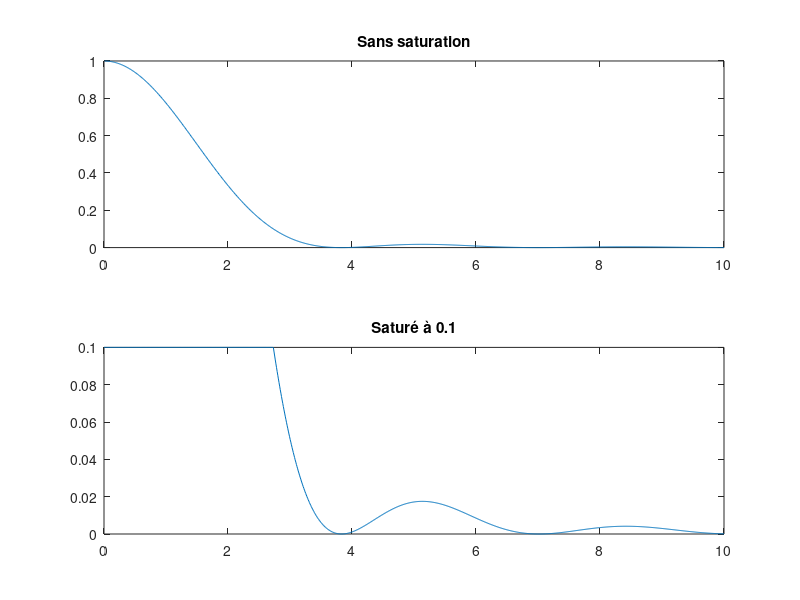
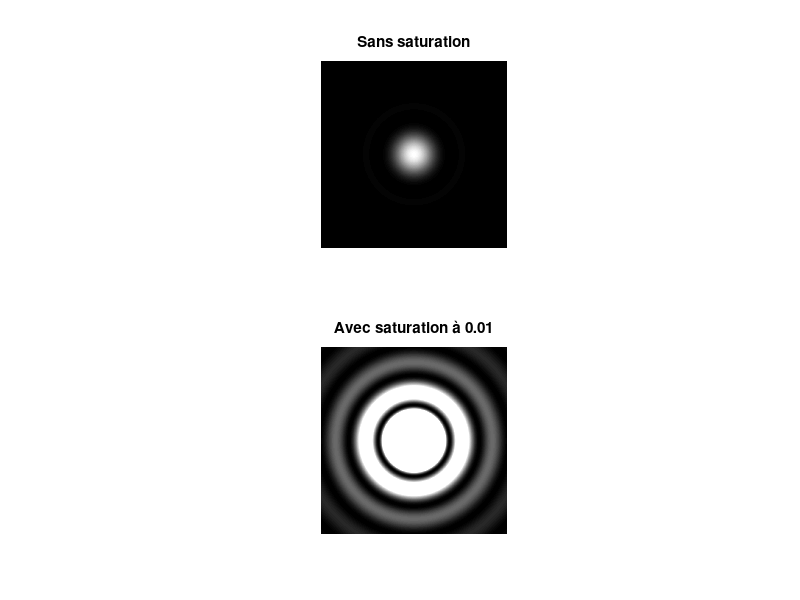
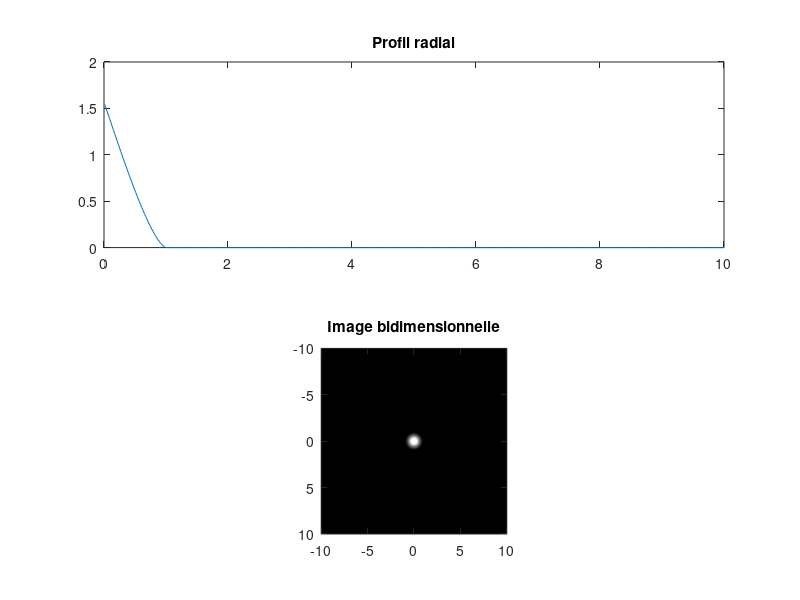

These figures' MATLAB source, in order: (Note: this script raises an error after producing the figures.)
%%
%Question 1
r=linspace(0,10,1000);
f=(2.*besselj(1,r)./r).^2;
figure('Name', 'Noyau de diffraction J1')
subplot(211)
plot(r, f);
title("Sans saturation");
subplot(212)
plot(r,min(f,0.1));
title("Saturé à 0.1");

%%
%Question 2
[X,Y]=meshgrid(linspace(-10,10,1000),linspace(-10,10,1000));
R=sqrt(X.^2+Y.^2);
M=(2.*besselj(1,R)./R).^2;
figure('Name', 'Tache d''Airy')
subplot(211)
imshow(M);
title('Sans saturation')
subplot(212), imshow(min(100 * M, ones(size(M))))
title('Avec saturation à 0.01')

%%
%Question 3
[X,Y]=meshgrid(linspace(-10,10,1000),linspace(-10,10,1000));
R=sqrt(X.^2+Y.^2);
M2=(acos(R)-R.*sqrt(1-min(R,1).^2)).*(R<=1);
figure('Name', 'Fonction de transfert de modulation')
subplot(211)
Q=linspace(-10, 10, 1000)
plot(Q(501:1000), M2(501, 501:1000))
title('Profil radial')
subplot(212)
imshow(M2, 'XData', [-10, 10], 'YData', [-10, 10]);
axis on
title('Image bidimensionnelle')
%%
[X3,Y3]=meshgrid(linspace(-100,100,10000),linspace(-100,100,10000));
R3=sqrt(X3.^2+Y3.^2);
M3=(2.*besselj(1,R3)./R3).^2;
%%
DFT=abs(fftshift(fft2(M3)));
imshow(DFT)
% A=fftshift(fft2(M3));
% B=sqrt(A.*conj(A));
% imshow(B)
